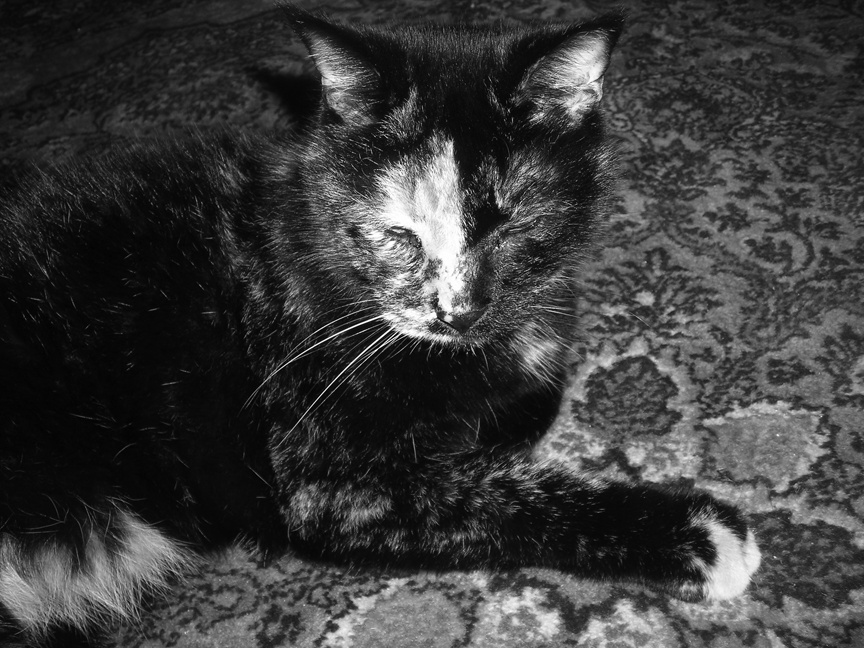
#> input picture bwCat.tif, 864 x 648 px
$ python imageProTest.py
#> lines starting #> are read from the running program, lines starting #| are printed output that depends on the picture
#!/usr/bin/env python
#coding=utf-8
# *******************************************************************
#     Filename @  imageProTest.py
#       Author @  xshi
#  Change date @  11/2/2017 3:26 PM
#        Email @  xshi@kth.se
#  Description @  master thesis project
# ********************************************************************
"""
Introduction
"""
import numpy as np
import matplotlib.pyplot as plt
import scipy.ndimage as sim
image = plt.imread('bwCat.tif')
#> image is the input picture: shape (648, 864); min 0, max 255, mean 59.2
v = np.arange(-25, 26)
X, Y = np.meshgrid(v, v)
gauss_filter = np.exp(-0.5*(X**2/2 + Y**2/45))

my_filter = np.array( [ [0, -1, 0], [-1, 4, -1], [0, -1, 0] ] )
combined_filter = sim.convolve(gauss_filter,my_filter)
new_image = sim.convolve(image,combined_filter)
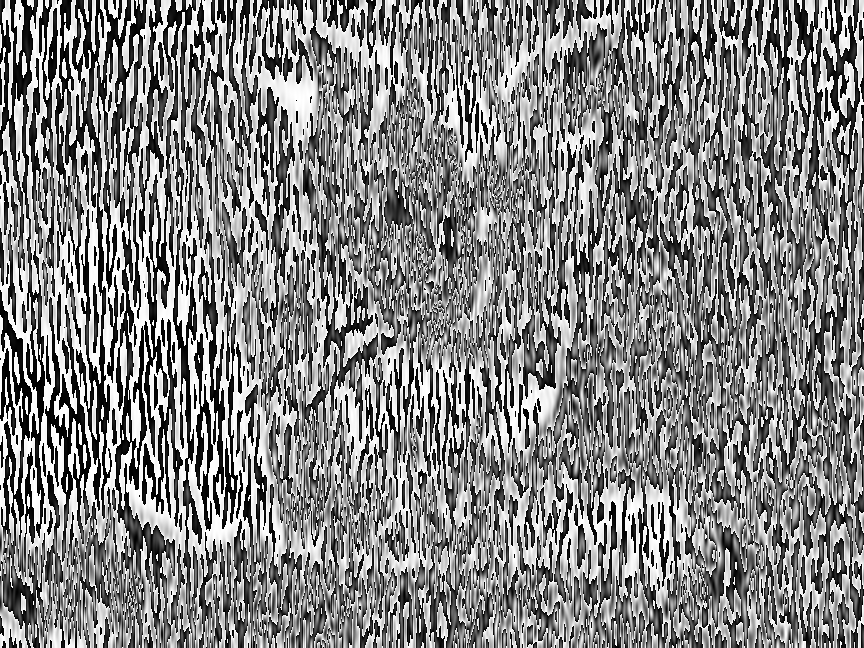
#> new_image: shape (648, 864); min 0, max 255, mean 132.4
#image = sim.uniform_filter(image)
#np.sum(image-new_image)
plt.figure()
plt.imshow(new_image)
new_image = sim.convolve(image,my_filter)
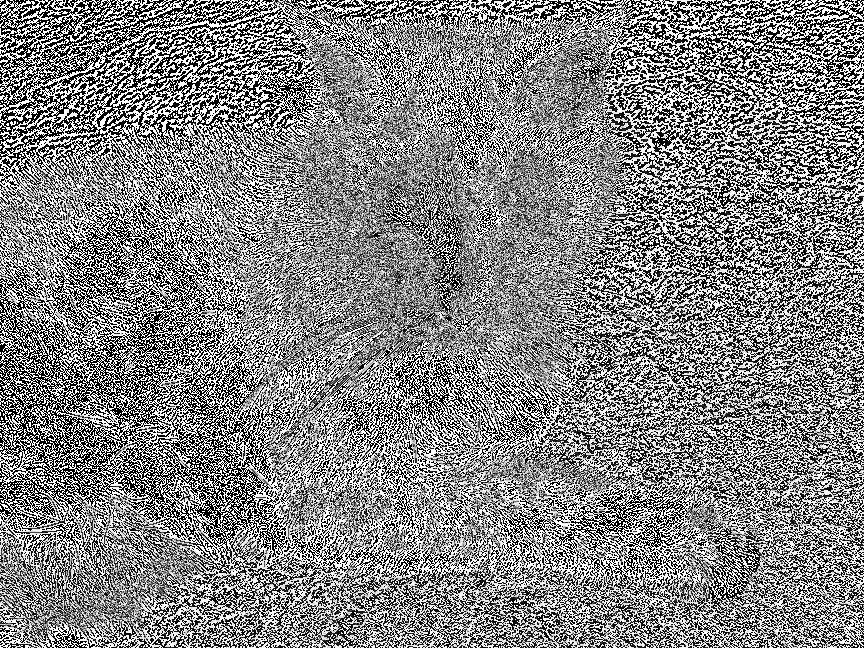
#> new_image: shape (648, 864); min 0, max 255, mean 132.2
plt.imshow(new_image, vmin=0, vmax=0.5*image.max())
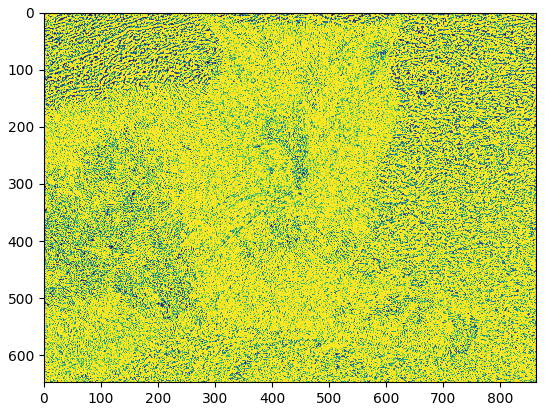
#> figure drawn by matplotlib, 1 panel
